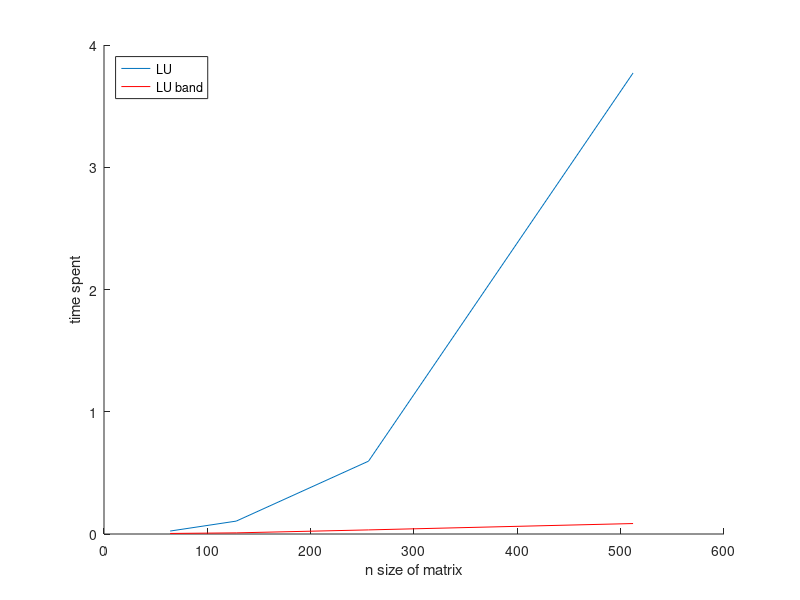

Write MATLAB code to recreate this figure.
%
% LU decomposition implementation step by step 
% ( and as example we use it to calculate the reverse of a matrix)
% we implement also a version of LU for band matrixes 
% We generate some example band matrixes for various n sizes with
% our band_matrixes function. Finally we plot the times of simple LU 
% and LU band to compare the two methods. Generally the plot shows that
% LU complexity O(n^3) and LU for band matrixes is O(n)
%
function []  = e7()

fprintf('a) part of the exercise\n');;
fprintf('## LUb goes for the LU band implemention\n\n');
%the n values we will use for calculating the time spent
ni = [ 64, 128, 256, 512 ];

%initialize the array where we will save the time measures
[times, times_band] = deal(zeros(length(ni),1));

i = 1;
for n = ni
    %let's construct the (3) band matrix of the exercise for various n spaces
    A = band_matrix(2, -1, n, 0);
    
    %start the timecount
    tic;
    LU(A);
    time_LU = toc;
    
    %now we will test the same band matrix but with the LU_band
    tic;
    LU_band(A);
    time_LU_band = toc;
    
    times(i) = time_LU;
    times_band(i) = time_LU_band;
    
    fprintf('LU  with n: %d, time: %.15f \n', n, time_LU);
    fprintf('LUb with n: %d, time: %.15f \n\n', n, time_LU_band); 
    
    i = i + 1;
end

hold on;
p1 = plot(ni, times);
p2 = plot(ni, times_band);
set(p2, 'Color', 'red');
leg = legend([p1, p2], 'LU', 'LU band');
set(leg,'Location','NorthWest');
xlabel('n size of matrix')
ylabel('time spent')
hold off;


%%%%%%%% b) second part of exercise
fprintf('Second part of the exercize\n\n');

% we generate the (3) A matrix of the projects' description
nc = 64;
A = band_matrix(2, -1, nc, 0);
b = ones(nc, 1);

[~, L, U] = LU_band(A);

% We want to solve A*x = b
%
% A*X = I, having now P and  L U matrixes:
% P*A*x = P*b  ==>  L*U*x = b
%
% set the U*x = y then we will have L*y = b.
%
% then first we solve the L*y = P*b (y = L\b)
% 
% and then solve the U*x = y (x = U\y) to get x vector
%
%
%y = L\b;
y = forward_subs(L,b);
%
%x = U\y;
x = backward_subs(U,y);

fprintf('Vector x:\n')

%%%% c) part of the exercise
fprintf('c) part of the exercise\n\n');
fprintf('Reverse matrix:\n');

% here we will use the same matrix as before:
% actually the products of LU decomposition from previous part
%get_reverse(A);
end

%implementation of LU with partial pivoting
function [P, L, U] = LU(A)
% Make sure A is nxn
sz = size(A);
if sz(1)~=sz(2)
    fprintf('A is not n by n\n');
    return;
end

n = sz(1);
%initialize the matrixes we will need
[P, L] = deal(eye(n));
U = A;



for i = 1:n
    %first perform partial pivoting:
    %get the maximum of the column
    max_value = max(abs(U(i:end,i)));
    
    if max_value ~= A(i,i)
        for k = i:n
            if max_value == U(k,i) && i ~= n
                %swap the row starting with 0
                %with the row containing the maximum
                %value in the current column
                temp = U(i,:);
                U(i,:) = U(k,:);
                U(k,:) = temp;

                temp = P(i,:);
                P(i,:) = P(k,:);
                P(k,:) = temp;

                %when a row changes we also change 
                %the corresponding multipliers of L
                if i ~= 1
                    L_temp = L(i,1:i-1);
                    L(i,1:i-1) = L(k,1:i-1);
                    L(k,1:i-1) = L_temp;
                end
                
                %once we make the desired change break out of the loop
                break;

            end
        end
    end
    
    %case all the points below pivot are zero
    if U(i,i) == 0
        continue;
    end
    %if it is not the last row of the matrix
    if i ~= n
        current_row = U(i,:);
        
        %for each row make the points below pivot zero
        for j = i+1:n
            % - a21/a11
            multiplier = - (U(j,i)/ U(i,i));    
            U(j,:) = U(j,:) + multiplier*current_row;
            
            %store the positive multiplier to L matrix
            L(j,i) = - multiplier;
        end
    end
    
end

end

%implementation of LU with partial pivoting for band matrixes
function [P, L, U] = LU_band(A)

% Make sure A is nxn
sz = size(A);
if sz(1)~=sz(2)
    fprintf('A is not n by n\n');
    return;
end

n = sz(1);
[P, L] = deal(eye(n));
U = A;

%should be symmetric
diag_num = sum(A(:,1)~=0);

for i = 1:n
    %in band matrixes all the elements below and over
    %the diagonals are zero, so each time we only loop
    %for the number of diagonal (avoid unnecessary loops and calculations)
    max_loop = i+diag_num-1;
    if n < max_loop
        max_loop = n;
    end
    
    %partial pivoting
    max_value = max(abs(U(i:max_loop,i)));
    
    %perform only on the diagonals and not to the other lines
    %which contain zero values (control that each time by max_loop)
    if max_value ~= A(i,i)
        for k = i:max_loop
            if max_value == U(k,i) && i ~= n
                %swap the row starting with 0
                %with the row containing the maximum
                %value in the current column
                temp = U(i,:);
                U(i,:) = U(k,:);
                U(k,:) = temp;

                temp = P(i,:);
                P(i,:) = P(k,:);
                P(k,:) = temp;

                %when a row changes we also change 
                %the corresponding multipliers of L
                if i ~= 1
                    L_temp = L(i,1:i-1);
                    L(i,1:i-1) = L(k,1:i-1);
                    L(k,1:i-1) = L_temp;
                end

                break;
            end
        end
    end
    
    %case all the points below pivot are zero
    if U(i,i) == 0
        continue;
    end
    
    %if it is not the last row of the matrix
    if i ~= n
        current_row = U(i,:);
        
        %again make only the necessary loops
        max_loop = i+diag_num-1;
        if n < max_loop
            max_loop = n;
        end
        
        %for each row make the points below pivot zero
        %with max_loop avoid unnecessary loops
        for j = i+1:max_loop
            % - a21/a11
            multiplier = - (U(j,i)/ U(i,i));   
            U(j,:) = U(j,:) + multiplier*current_row;
            
            %store the positive multiplier to L matrix
            L(j,i) = - multiplier;
        end
    end
    
end

end

%having the results of LU decomposition we can calculate the reverse matrix
function [ X ] = get_reverse(A)
% A^-1 the reverse of the matrix A
%
% for the reverse we have that A*A^-1 = I
% let's name the A^-1 X, then
% A*X = I, having now P and  L U matrixes:
% P*A*X = P*I  ==>  L*U*X = P*I
%
% set the U*X = y then we will have L*y = P*I.
%
% then first we solve the L*y = P*I (y = L\P*I)
% 
% and then solve the U*X = y (X = U\y) to get th reverse matrix
%
[P, L, U] = LU(A);

I = eye(size(L));
%y = L \ ( P*I );
PI = P*I;
y = zeros(size(PI));

%because in this case P*I is a matrix and not a single vector
%we run forward_subs for each column
for i = 1:length(PI)
    y(:,i) = forward_subs(L, PI(:,i));
end
%
%X = U \ y;
X = zeros(size(y));

for i = 1:length(y)
    X(:,i) = backward_subs(U, y(:,i));
end

end

%solve A*x = b by calculating x = A\b where
%A is a triangular matrix so we use forward substitutes
function [ x ] = forward_subs(A,b)
%A is nxn
A_length = length(A);
x = zeros(A_length, 1);

for i = 1:A_length
    sum = 0;
    for j = 1:i-1
        sum = sum + A(i,j)*x(j);
    end
    x(i) = (b(i) - sum) / A(i,i);
end

end

%solve A*x = b by calculating x = A\b where
%A is an upper triangular matrix so we use backward substitutes
function [ x ] = backward_subs(A,b)
%A is nxn
A_length = length(A);
x = zeros(A_length, 1);

for i = A_length:-1:1
    sum = 0;
    for j = A_length:-1:i+1
        sum = sum + A(i,j)*x(j);
    end
    x(i) = (b(i) - sum) / A(i,i);
end

end


% generates 3-diagonal symmetric nxn band matrix
% a = values of the main diagonal
% b = values of the -1 and 1 diagonal 
%   (left and right of the main) symmetric
% n size of matrix
% m(mode) = if 1 then values out of diagonals should be ones
%   else zeros 
%this function is used to generate the exercise's example matrixes
function A = band_matrix(a, b ,n, m)
    main_diagonal = a * ones(n, 1); 
    off_diagonal =  b * ones(n - 1, 1);
    
    A = diag(main_diagonal) + diag(off_diagonal, 1) + diag(off_diagonal, -1);

    if m == 1
        %matrix with ones except from the 3 diagonals which contain zeros
        B = ones(n) - diag(ones(n, 1)) -diag(ones(n-1, 1), 1)  - diag(ones(n-1, 1), -1);
        A = A + B;
    end

end
